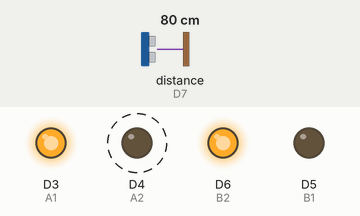
Simulated run of this sketch. Board: ESP8266 (NodeMCU). Shown: output pins drawn as LEDs (lit = HIGH). Wiring (inferred from the names in the program): ultrasonic range finder: trigger D2; echo D7. Dashed ring = blinking. Inputs (shaded band) come from the test bench; at power-on: distance to the obstacle (sensor on D7) 80 cm. The echo pulse lasts 58.3 µs per cm; pins used as bus, display or sensor lines are not drawn.

Above: at 2.7 s.
2.8 s: distance to the obstacle (sensor on D7) set to 2 cm
At 5.0 s:
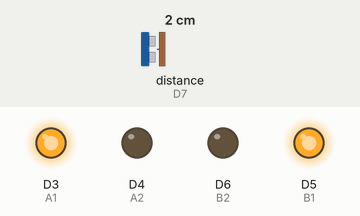
5.4 s: distance to the obstacle (sensor on D7) set to 10 cm
8.0 s: distance to the obstacle (sensor on D7) set to 13 cm
At 8.6 s:
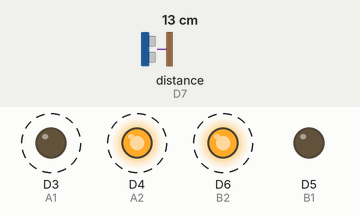
Timing chart, 0 to 18.1 s (numbered marks = the images above; inputs shaded):
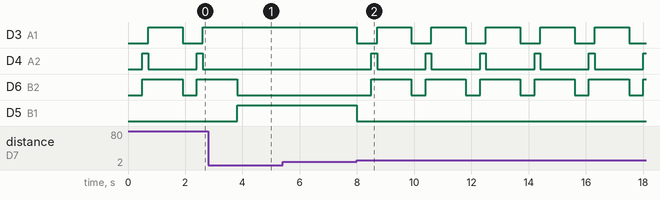

The sketch:

edge_detecting_robot.ino
```cpp
#define A1 D3
#define A2 D4
#define B1 D5
#define B2 D6
int trigpin = D2 , echopin = D7 , distance;
long duration;


void setup() {
  pinMode(A1, OUTPUT);
  pinMode(A2, OUTPUT);
  pinMode(B1, OUTPUT);
  pinMode(B2, OUTPUT);
  pinMode(D2, OUTPUT);
  pinMode(D7, INPUT);
}
void forward()
{
  digitalWrite(A1, HIGH);
  digitalWrite(A2, LOW);
  digitalWrite(B1, HIGH);
  digitalWrite(B2, LOW);

}
void backward()
{ digitalWrite(A1, LOW);
  digitalWrite(A2, HIGH);
  digitalWrite(B1, LOW);
  digitalWrite(B2, HIGH);

}
void turnright()
{ digitalWrite(A1, LOW);
  digitalWrite(A2, HIGH);
  digitalWrite(B1, HIGH);
  digitalWrite(B2, LOW);
}
void turnleft()
{ digitalWrite(A1, HIGH);
  digitalWrite(A2, LOW);
  digitalWrite(B1, LOW);
  digitalWrite(B2, HIGH);

}
void halt()
{ digitalWrite(A1, LOW);
  digitalWrite(A2, LOW);
  digitalWrite(B1, LOW);
  digitalWrite(B2, LOW);

}
void echo() {
  digitalWrite(trigpin, LOW);
  delayMicroseconds(2);
  digitalWrite (trigpin, HIGH);
  delayMicroseconds(10);
  digitalWrite (trigpin, LOW);
  duration = pulseIn(echopin, HIGH);
  distance = duration * .034 / 2;
}

void loop() {
  echo();

  if (distance < 10)
  { forward();
  }
  else if (distance > 10)
  {
    halt();
    delay(500);
    backward();
    delay(200);
    turnleft();
    delay(1200);
  }


}
```

Measured:
- the behaviour switches between 11 and 12 cm on distance to the obstacle (sensor on D7) (found by bisection; images 1 and 2)
- after the input at 2.8 s, D3 (A1): stays HIGH (without the input it goes to LOW after 1.0 s); D4 (A2): stays LOW (without the input it goes to HIGH after 1.5 s); D6 (B2): goes on until 3.8 s, then stays LOW; D5 (B1): LOW → HIGH after 1.0 s
- after the input at 5.4 s, every drawn part: stays the same
- after the input at 8.0 s, D3 (A1): alternates HIGH for 1.2 s and LOW for 0.70 s, starting at once; D4 (A2): alternates HIGH for 0.20 s and LOW for 1.7 s, starting after 0.50 s; D6 (B2): alternates HIGH for 1.4 s and LOW for 0.50 s, starting after 0.50 s; D5 (B1): HIGH → LOW at once
- by itself, D4 (A2): alternates HIGH for 0.20 s and LOW for 1.7 s
